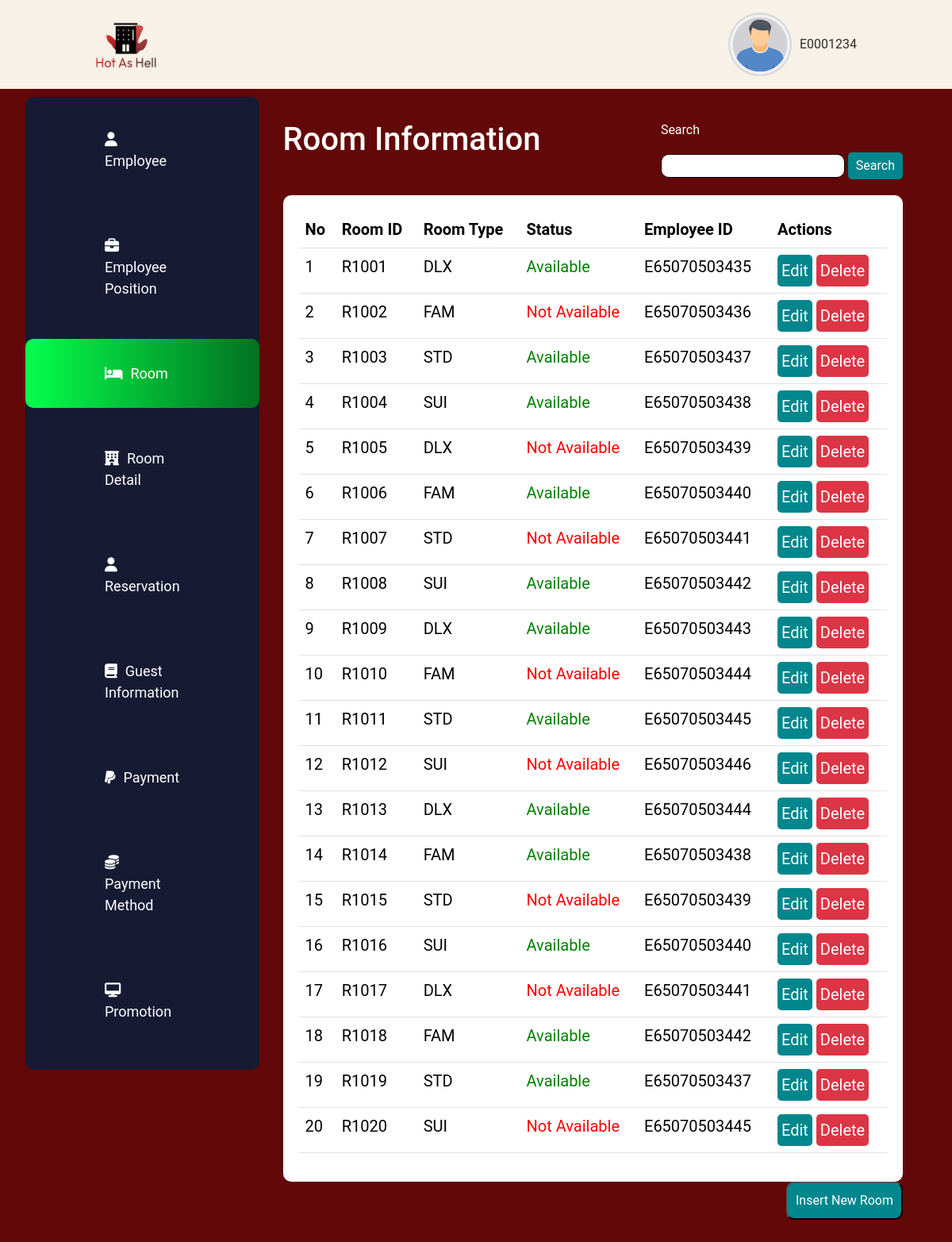
The app's page /AllLinkedTestDashboard/TestRoomDashboard.php, older data.
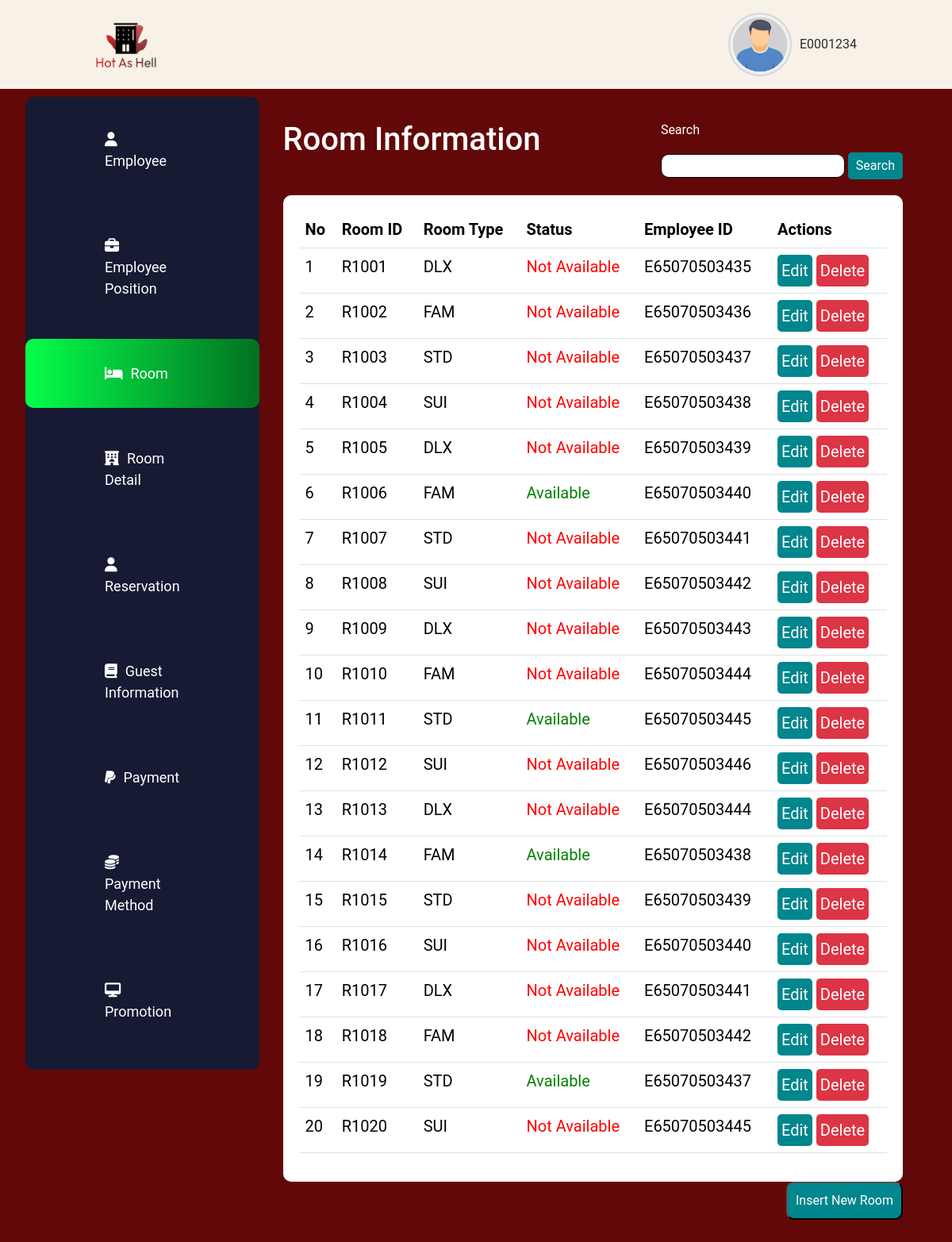
The same page, newer data.
### tables this page shows
CREATE TABLE `room` (
  `RoomID` varchar(5) NOT NULL,
  `RoomType` varchar(4) DEFAULT NULL,
  `EmployeeID` varchar(12) NOT NULL,
  `RoomStatus` text NOT NULL DEFAULT 'Available'
);

### AllLinkedTestDashboard/TestRoomDashboard.php (the view, shortened to what this page needs)
<!DOCTYPE html>
<html lang="en">
<head>
    <link rel="stylesheet" href="https://cdnjs.cloudflare.com/ajax/libs/font-awesome/6.5.2/css/all.min.css" />
    <link href="https://cdn.jsdelivr.net/npm/bootstrap@5.3.3/dist/css/bootstrap.min.css" rel="stylesheet">
    <link rel="stylesheet" href="style.css">
</head>
<body>
    <nav>
        <img src="images/logo.png" alt="" srcset="" id="logo" style="width: 80px; height: 80px;">
        <div style="display: flex;">
            <img src="images/boy.png" alt="" srcset="" id="person" style="width: 80px; height: 80px;">
            <p id="name">E0001234</p>
        </div>
    </nav>
    <div class="main">
        <div class="left">
            <ul>
                <li><a href="index.html"><i class="fa-solid fa-user" style="margin-right: 10px;"></i>Employee</a></li>
                <li><a href="TestPositionDashboard.php"><i class="fa-solid fa-briefcase" style="margin-right: 10px;"></i>Employee Position</a></li>
                <li class="highlight"><a href="TestRoomDashBoard.php"><i class="fa-solid fa-bed" style="margin-right: 10px;"></i>Room</a></li>
                <li><a href="TestRoomDetailDashBoard.php"><i class="fa-solid fa-hotel" style="margin-right: 10px;"></i>Room Detail</a></li>
                <li><a href="reservation.html"><i class="fa-solid fa-user" style="margin-right: 10px;"></i>Reservation</a></li>
                <li><a href="guest.html"><i class="fa-solid fa-book" style="margin-right: 10px;"></i>Guest Information</a></li>
                <li><a href="payment.html"><i class="fa-brands fa-paypal" style="margin-right: 10px;"></i>Payment</a></li>
                <li><a href="TestMethodDashboard.php"><i class="fa-solid fa-coins" style="margin-right: 10px;"></i>Payment Method</a></li>
                <li><a href="TestPromotionDashboard.php"><i class="fa-solid fa-desktop" style="margin-right: 10px;"></i>Promotion</a></li>
            </ul>
        </div>
        <div class="right">
            <div style="display: flex; justify-content: space-between; color: white;">
                <h1>Room Information</h1>
                <div>
                <form method="GET" action="TestRoomSearchForm2.php">
                        <p>Search</p>
                        <input type="text" name="search" id="search" style="background-color: white; border: 1px solid black; border-radius: 10px; padding: 5px; height: 30px;">
                        <button type="submit" style="background-color: #00868D; color: white; border: none; border-radius: 5px; padding: 5px 10px;">Search</button>
                    </form>
                </div>
            </div>
            <div style="margin-top: 20px; border-radius: 10px; background-color: white; padding: 20px; min-height: 500px; height: 100%;">
                <?php
                $con = mysqli_connect("localhost", "root", "", "hot_as_hell");
                $RoomID = isset($_POST['room_id']) ? $_POST['room_id'] : '';
                $RoomType = isset($_POST['room_type']) ? $_POST['room_type'] : '';
                $EmployeeID = isset($_POST['employee_id']) ? $_POST['employee_id'] : '';
                $r = 1;
                $query = "SELECT * FROM room WHERE RoomID LIKE '%$RoomID%' AND EmployeeID LIKE '%$EmployeeID%'";
                if ($RoomType !== "NON") {
                    $query .= " AND RoomType LIKE '%$RoomType%'";
                }
                $query .= " ORDER BY RoomID ASC";
                $result = mysqli_query($con, $query);
                echo "<table class='table' style='font-size: 20px;'>";
                echo "<thead>";
                echo "<tr>";
                echo "<th>No</th>";
                echo "<th>Room ID</th>";
                echo "<th>Room Type</th>";
                echo "<th>Status</th>";
                echo "<th>Employee ID</th>";
                echo "<th>Actions</th>";
                echo "</tr>";
                echo "</thead>";
                echo "<tbody>";
                foreach ($result as $row) {
                    echo "<tr>";
                    echo "<td>".$r++."</td>";
                    echo "<td>".$row["RoomID"]."</td>";
                    echo "<td>".$row["RoomType"]."</td>";
                    echo "<td style='color: ".($row["RoomStatus"] == "Available" ? "green" : "red").";'>".$row["RoomStatus"]."</td>";
                    echo "<td>".$row["EmployeeID"]."</td>";
                    echo "<td>";
                    echo "<a href='TestRoomEditForm.php?id=".$row["RoomID"]."'><button style='color: white; border-radius: 5px; background-color: #00868D; padding: 5px; border: none;'>Edit</button></a> ";
                    echo "<a href='TestRoomDeleteForm.php?id=".$row["RoomID"]."'><button style='color: white; border-radius: 5px; background-color: #DC3545; padding: 5px; border: none;'>Delete</button></a>";
                    echo "</td>";
                    echo "</tr>";
                }
                echo "</tbody>";
                echo "</table>";
                ?>
            </div>
            <div style="width: 100%; display: flex; justify-content: flex-end;">
                <a href="TestRoomInsertForm.php">
                    <button style="color: white; border-radius: 10px; background-color: #00868D; padding: 10px;">Insert New Room</button>
                </a>
            </div>
        </div>
    </div>
</body>
</html>

### AllLinkedTestDashboard/style.css (style rules this page uses)
nav { display: flex; justify-content: space-between; align-items: center; padding: 1rem 2rem; background-color: #F8F1E7; padding-left: 10%; padding-right: 10%; }
body { font-family: 'Roboto', sans-serif; margin: 0; padding: 0; background-color: #630808; }
#name { color: #2E2E2E; margin-top: auto; margin-bottom: auto; margin-left: 10px; }
.main { padding: 1rem 2rem; padding-top: 10px; display: flex; }
.left { background-color: #171A33; padding-top: 10px; padding-bottom: 10px; border-radius: 10px; height: 100%; }
.right { width: 100%; padding: 30px; border-radius: 10px; height: 100%; }
ul { list-style-type: none; padding: 0; }
li { padding: 100px; display: flex; padding-top: 30px; padding-bottom: 30px; display: flex; cursor: pointer; margin-bottom: 20px; color: white; border-radius: 10px; font-size: large; }
.highlight { background: linear-gradient(90deg, rgba(5, 255, 75, 1) 0%, rgba(2, 113, 33, 1) 100%); }
a { text-decoration: none; color: white; }

Row changes from the older to the newer data that the page shows:
changed room "R1001": RoomStatus "Available" → "Not Available"
changed room "R1003": RoomStatus "Available" → "Not Available"
changed room "R1004": RoomStatus "Available" → "Not Available"
changed room "R1008": RoomStatus "Available" → "Not Available"
changed room "R1009": RoomStatus "Available" → "Not Available"
changed room "R1013": RoomStatus "Available" → "Not Available"
changed room "R1016": RoomStatus "Available" → "Not Available"
changed room "R1018": RoomStatus "Available" → "Not Available"
